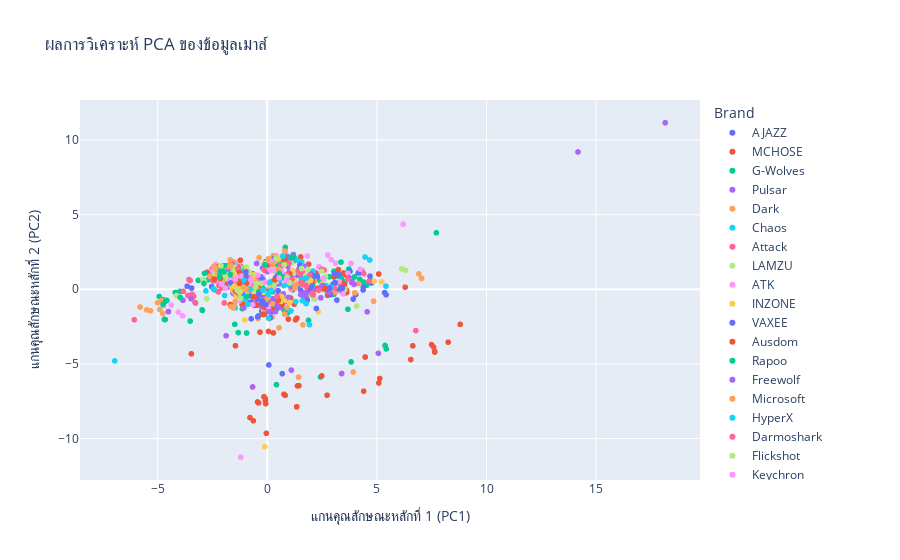

Notebook code for this chart:
### Markdown cell above
#  **Find Similar Mouse using Cosine Similarity**

### Code cell
from sklearn.metrics.pairwise import cosine_similarity

# 1. กำหนด "คลังเมาส์" ของคุณ
my_mouse_collection = ['Viper Mini Signature Edition', 'MAD R Major', 'Susanto-X', 'Y2 Pro']
df_my_collection = df_pca[df_pca['Model'].isin(my_mouse_collection)]

# 2. คำนวณ "โปรไฟล์เมาส์ในอุดมคติ" (จุดศูนย์กลางของคลัง)
ideal_mouse_profile = df_my_collection[['PC1', 'PC2']].mean().values.reshape(1, -1)

print(f"คลังเมาส์ของฉัน:\n{df_my_collection}\n")

# 3. คำนวณ Cosine Similarity
cosine_sim = cosine_similarity(df_pca[['PC1', 'PC2']], ideal_mouse_profile).flatten()
df_pca['Cosine_Similarity_to_Ideal'] = cosine_sim

# 4. จัดอันดับเมาส์ที่ใกล้เคียงที่สุด (ไม่รวมเมาส์ที่มีอยู่แล้วในคลัง)
recommendations = df_pca[~df_pca['Model'].isin(my_mouse_collection)] \
    .sort_values('Cosine_Similarity_to_Ideal', ascending=False) \
    .head(5)

print(f"จุดศูนย์กลาง (Ideal Profile) ในแกน PCA: {ideal_mouse_profile.flatten()}")
print("\n--- 5 อันดับเมาส์แนะนำที่ใกล้เคียงกับสไตล์ของคุณที่สุด ---")
print(recommendations[['Model', 'Brand', 'Cosine_Similarity_to_Ideal']])

# 5. พล็อตกราฟแสดง Ideal Profile
fig.add_scatter(
    x=[ideal_mouse_profile[0, 0]],
    y=[ideal_mouse_profile[0, 1]],
    mode='markers',
    marker=dict(symbol='star', color='red', size=15),
    name='Ideal Profile (จุดศูนย์กลาง)'
)
fig.show()
